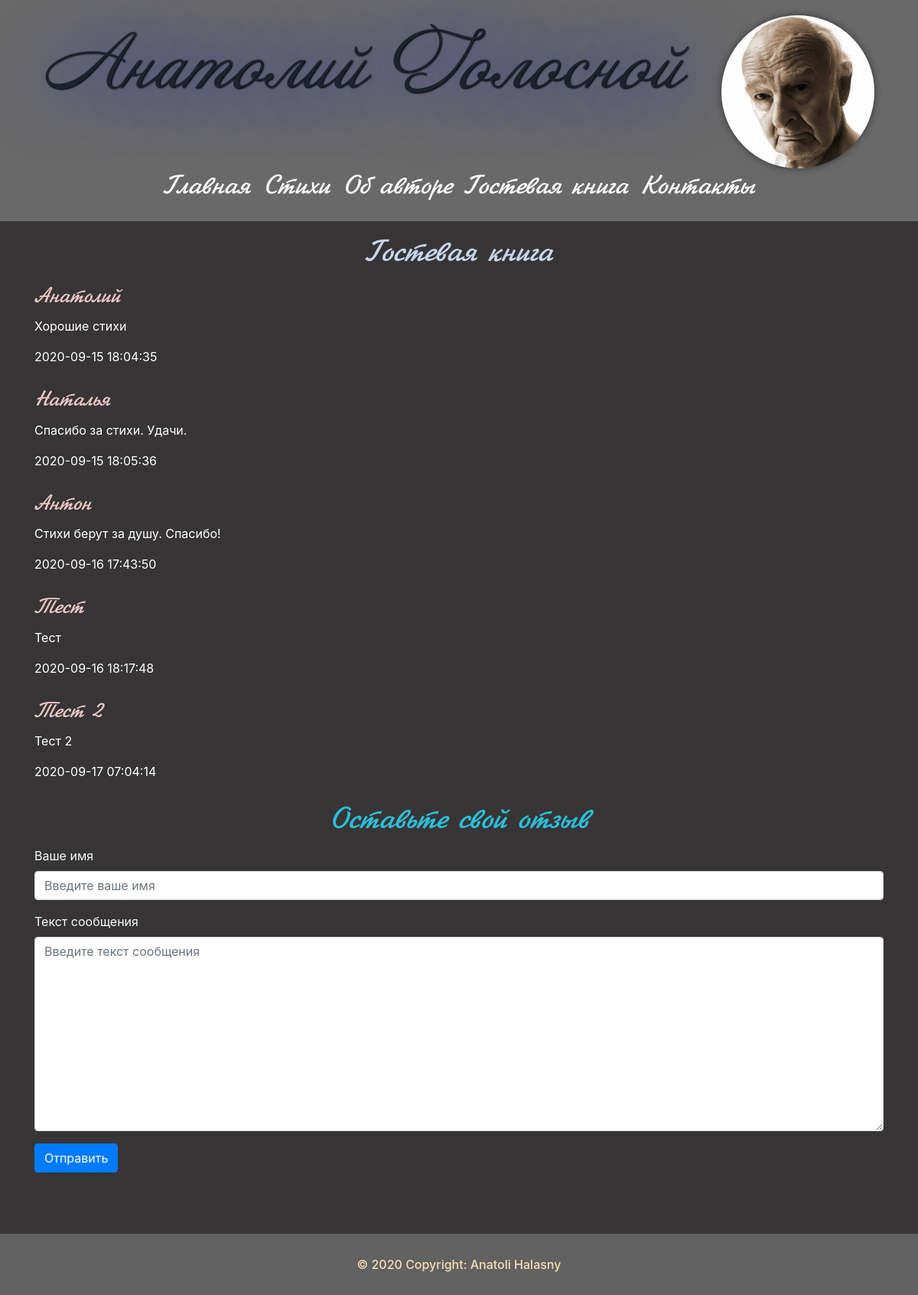
The page /guest on the database its author committed.
### tables this page shows
CREATE TABLE guests(
id INTEGER PRIMARY KEY AUTOINCREMENT,
created TIMESTAMP NOT NULL DEFAULT CURRENT_TIMESTAMP,
guestname TEXT NOT NULL,
messagecontent TEXT NOT NULL
);

### app.py (the view)
@app.route('/guest')
def guest():
    conn = get_db_connection()
    guest = conn.execute('SELECT * FROM guests').fetchall()
    conn.close()
    return render_template('guest.html', title='Гостевая книга', guests=guest)

### app.py (called while the page is built)
def get_db_connection():
    conn = sqlite3.connect('database.db')
    conn.row_factory = sqlite3.Row
    return conn

### templates/guest.html
{% extends 'base.html' %}
{% block content %}
    <h1>{% block title %}{{ title }}{% endblock %}</h1>
    {% for guest in guests %}
        <div class="message">
            <h3>{{ guest['guestname'] }}</h3>
            <p>{{ guest['messagecontent'] }}</p>
            <span>{{ guest['created'] }}</span>
        </div>
    {% endfor %}
    <h2>Оставьте свой отзыв</h2>
    <form action="/guest_book" method="post">
        <div class="form-group">
            <label for="guestname" class="text-light">Ваше имя</label>
            <input type="text" name="guestname" placeholder="Введите ваше имя" class="form-control"
                   value="{{ request.form['guestname'] }}">
        </div>
        <div class="form-group">
            <label for="messagecontent" class="text-light">Текст сообщения</label>
            <textarea name='messagecontent' placeholder="Введите текст сообщения" class="form-control"
                      rows="10">{{ request.form['messagecontent'] }}</textarea>
        </div>
        <div class="form-group">
            <button type="submit" class="btn btn-primary">Отправить</button>
        </div>
    </form>
{% endblock %}

### static/css/style.css (style rules this page uses)
* { margin: 0; padding: 0; }
body { background-color: #373535; min-height: 100%; position: relative; }
h1 { color: #c5d5ec; text-align: center; margin-top: 20px; font-family: Jikharev, serif; }
h2 { color: #2cbed9; text-align: center; margin-top: 20px; font-family: Jikharev, serif; font-size: 40px; }
h3 { color: #ecc5c5; margin-top: 16px; font-family: Jikharev, serif; }
.message { color: white; margin-bottom: 30px; }

### rows shown on the page
guests: guestname "Анатолий", messagecontent "Хорошие стихи", created "2020-09-15 18:04:35"
guests: guestname "Наталья", messagecontent "Спасибо за стихи. Удачи.", created "2020-09-15 18:05:36"
guests: guestname "Антон", messagecontent "Стихи берут за душу. Спасибо!", created "2020-09-16 17:43:50"
guests: guestname "Тест", messagecontent "Тест", created "2020-09-16 18:17:48"
guests: guestname "Тест 2", messagecontent "Тест 2", created "2020-09-17 07:04:14"

### other values the page prints
{{ title }} "Гостевая книга"
